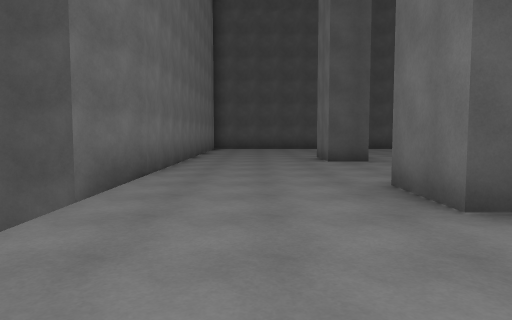
View 1 (above)

24 first-person views from a walk through a scene from a Unity 3-D project. The camera is 1.3 m above the floor, tilts 4° down and sees 70° across. The floor is counted in squares, 2 m on a side. Each view is taken from the middle of a square. On the plan, view 1 faces up. The plan holds only what a view shows up to about 11 squares ahead; the rest is blank. The place goes on beyond the plan. The player character is not drawn.

View 2
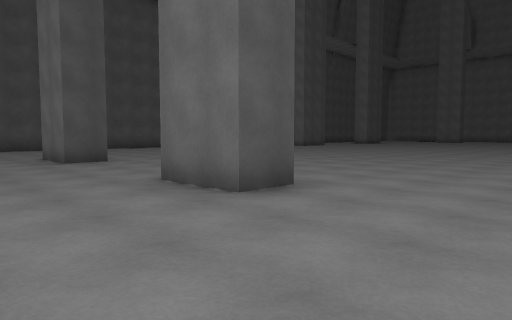

View 3
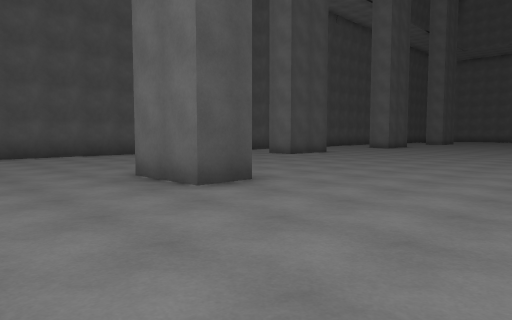

View 4
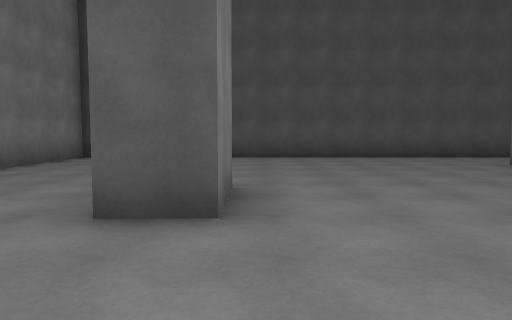

View 5
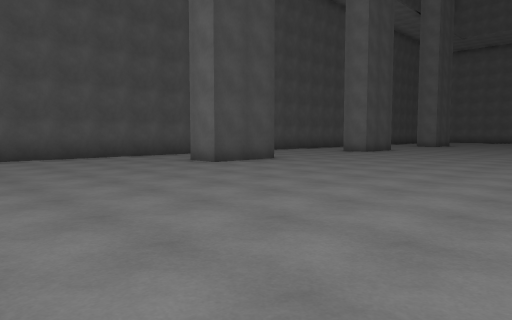

View 6
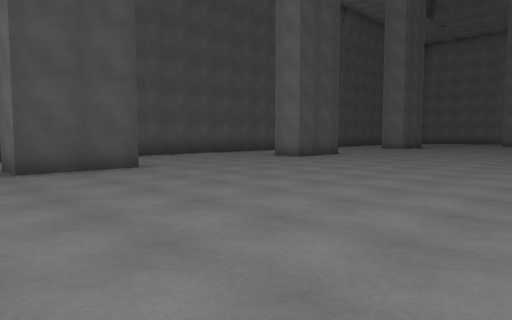

View 7
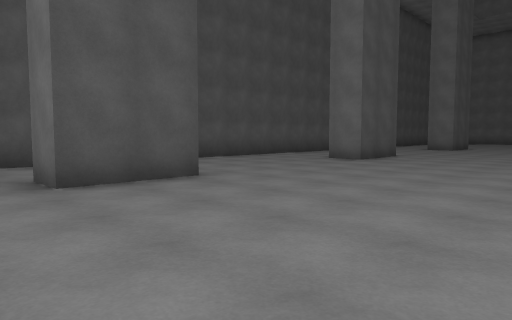

View 8
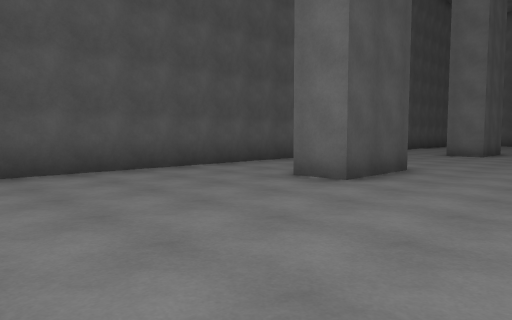

View 9
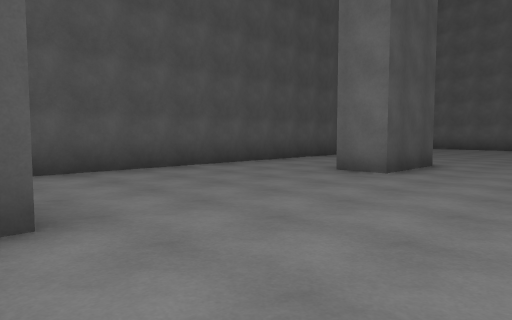

View 10
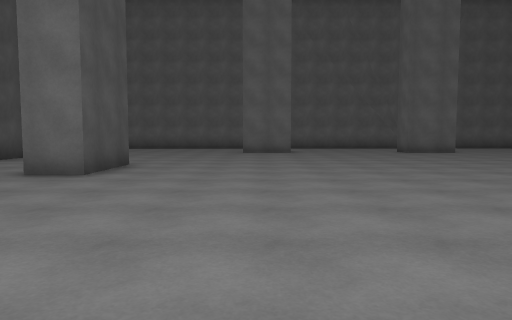

View 11
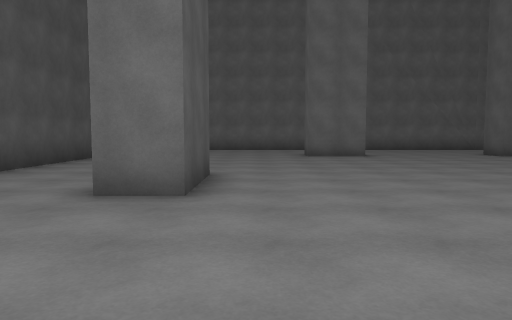

View 12
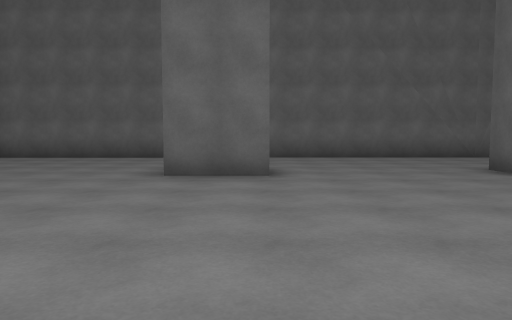

View 13
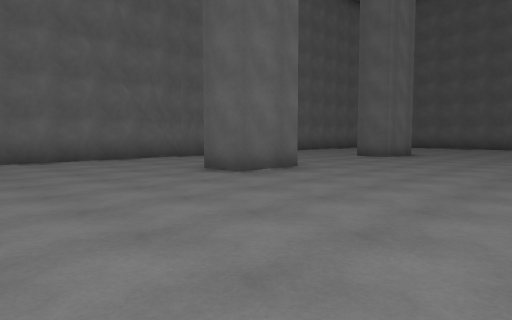

View 14
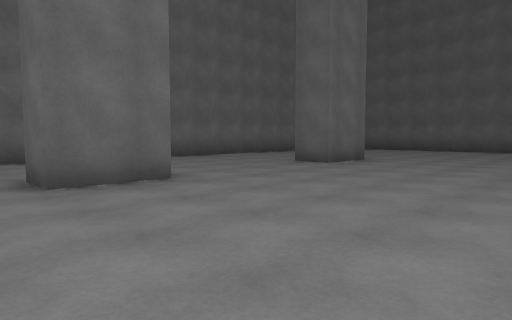

View 15
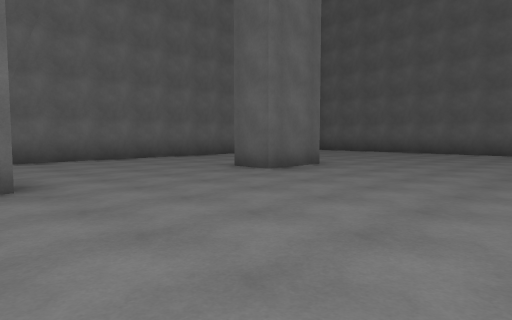

View 16
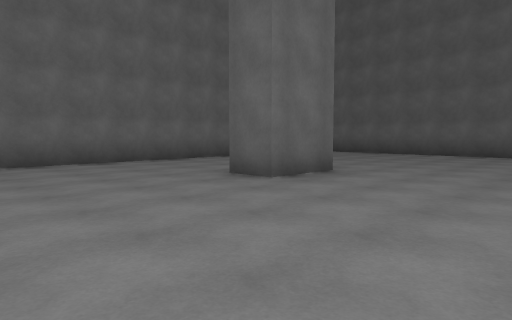

View 17
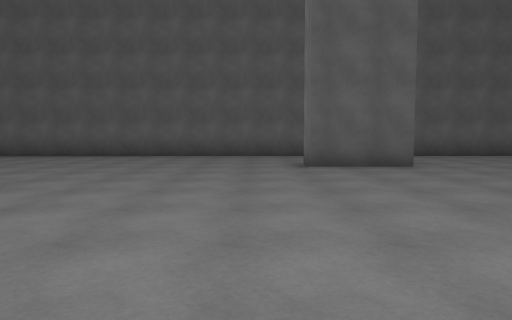

View 18
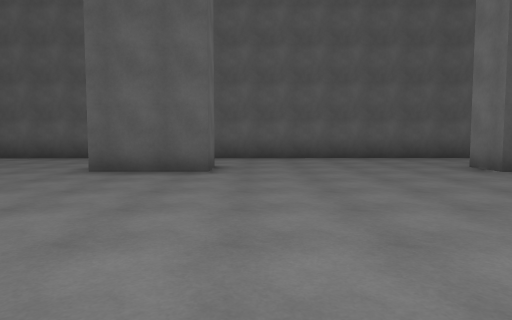

View 19
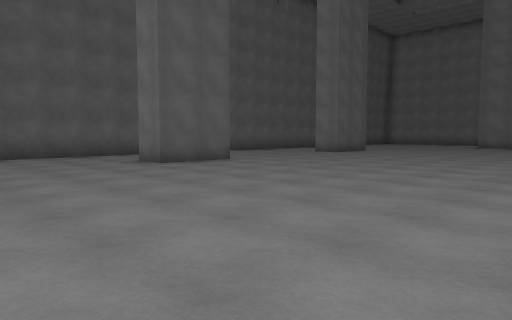

View 20
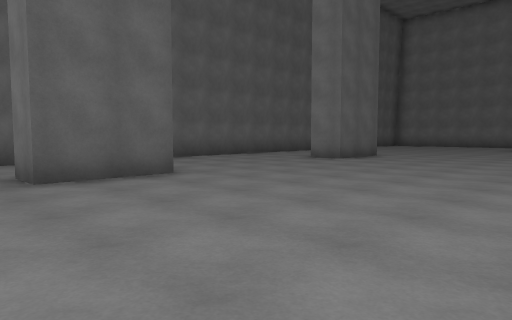

View 21
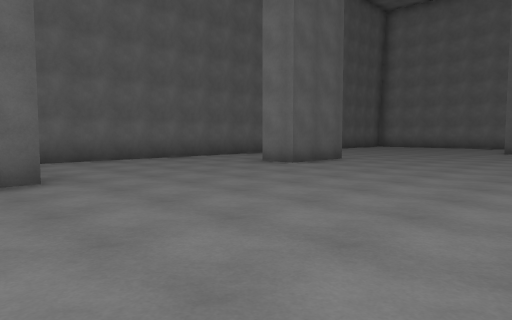

View 22
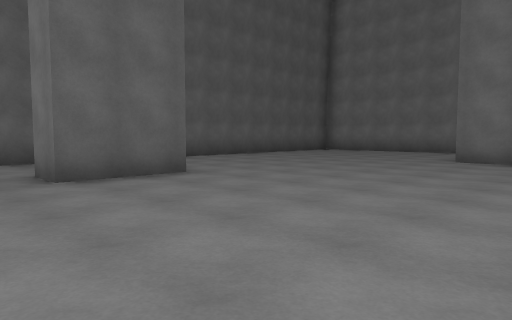

View 23
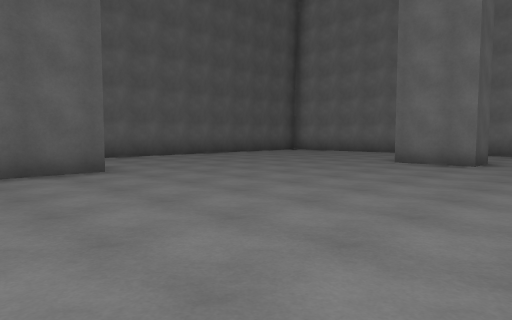

View 24
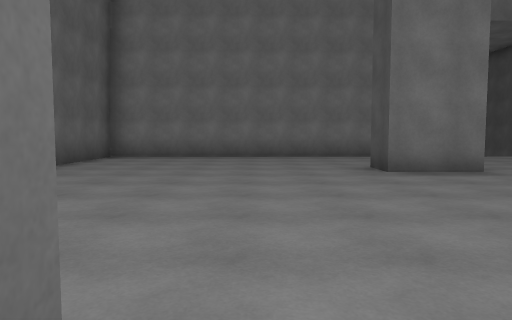

### Floor plan
Points are (right, up) in squares from view 1. A wall is a line through its corners. A room is listed if a view was taken in it or the views show most of it. See-through windows are left out.
Room 1 (views 1, 2, 3, 4, 5, 6, 7, 8, 9, 10, 11, 12, 13, 14, 15, 16, 17, 18, 19, 20, 21, 22, 23, 24)
walls: (17.8, 12.7) (15.6, 12.7) (15.6, 13.8); (15.6, -5.3) (17.7, -5.3) (17.7, -6.4); (10.5, 12.7) (8.4, 12.7) (8.4, 13.8); (8.2, -5.3) (10.5, -5.3) (10.5, -6.4); (22.8, -6.4) (22.8, -5.3) (24.9, -5.3) (24.9, -6.4); (25, 12.7) (22.8, 12.7) (22.8, 13.8); (2.8, 3) (1.7, 3) (1.7, 4.8); (10.3, 16.4) (0.9, 16.3); (29.7, 3) (29.7, 4.7) (30.8, 4.7); (29.7, 8.8) (29.7, 10.5); (9.7, -9.1) (33.7, -8.9); (2.7, 10.4) (2.7, 8.8) (1.7, 8.8) (1.7, 10.5); (1.6, -1.1) (2.7, -1.1) (2.7, -2.7) (1.6, -2.7); (29.7, -2.8) (29.7, -1.1) (30.8, -1.1); (5.5, -9.2) (6.9, -9.1); (29.1, 16.5) (12, 16.4); (-1.8, -1.2) (-1.6, -9.2) (1.4, -9.2); (-1.9, 11) (-1.9, 6.5) (-2.5, 5) (-3.6, 5); (34.2, 11.6) (34.2, 16.2); (34.4, -4.3) (34.2, 8.7); (-1.9, 16.4) (-1.9, 12.9)

Positions as (right, up) in squares from view 1, and headings:
1: (0, 0), facing up
2: (-1, 0), facing up-right
3: (-1, 5), facing up-right
4: (3, 6), facing up
5: (3, 6), facing up-right
6: (7, 6), facing up-right
7: (7, 8), facing up-right
8: (11, 10), facing up-right
9: (17, 10), facing up-right
10: (17, 10), facing right
11: (19, 12), facing right
12: (24, 9), facing right
13: (25, 9), facing down-right
14: (25, 6), facing down-right
15: (25, 4), facing down-right
16: (26, 3), facing down-right
17: (26, 2), facing down
18: (22, 1), facing down
19: (22, 2), facing down-left
20: (19, 0), facing down-left
21: (17, 0), facing down-left
22: (12, 0), facing down-left
23: (11, 1), facing down-left
24: (9, -5), facing left
